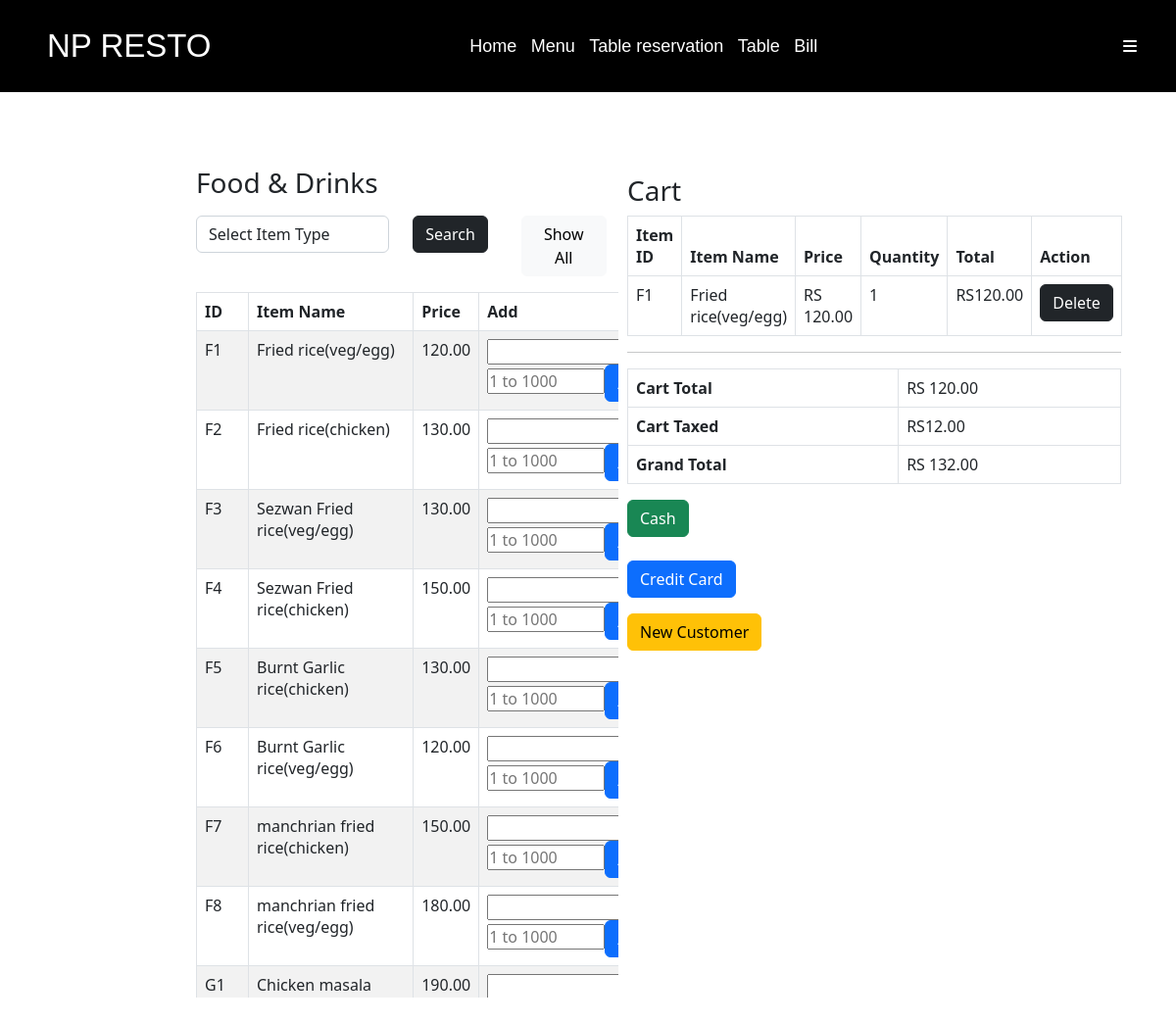
The app's page /admin/orderItem.php with its own data.
### tables this page shows
CREATE TABLE IF NOT EXISTS `menu` (
  `item_id` varchar(6) NOT NULL,
  `item_name` varchar(255) DEFAULT NULL,
  `item_type` varchar(255) DEFAULT NULL,
  `item_price` decimal(10,2) DEFAULT NULL,
  PRIMARY KEY (`item_id`)
);

CREATE TABLE IF NOT EXISTS `bill_items` (
  `bill_item_id` int NOT NULL AUTO_INCREMENT,
  `bill_id` int DEFAULT NULL,
  `item_id` varchar(6) DEFAULT NULL,
  `quantity` int DEFAULT NULL,
  PRIMARY KEY (`bill_item_id`),
  KEY `bill_id` (`bill_id`),
  KEY `item_id` (`item_id`)
);

### admin/orderItem.php (the view, shortened to what this page needs)
<?php
include 'heading.php';
$bill_id = $_GET['bill_id'];
$table_id = $_GET['table_id'];
?>
<!DOCTYPE html>
<html>
<head>
<link href="CSS/styles.css" rel="stylesheet" />
    <link href="CSS/pos.css" rel="stylesheet" />
</head>
<body>
    <div class="container-fluid">
        <div class="row">
            <div class="col-md-6 order-md-1 m-1" id="item-select-section ">
                <div class="container-fluid pt-4 pl-500 row" style=" margin-left: 10rem;width: 81% ;">
                    <div class="mt-5 mb-2">
                    <h3 class="pull-left">Food & Drinks</h3>
                    </div>
                    <div class="mb-3">
                        <form method="POST" action="#">
                            <div class="row">
                                <div class="col-md-6">
                                <select name="search" id="search" class="form-control">
                                 <option value="">Select Item Type</option>
                              </select>
                              </div>
                                <div class="col-md-3">
                                    <button type="submit" class="btn btn-dark">Search</button>
                                </div>
                                <div class="col" style="text-align: right;" >
                                    <a href="orderItem.php?bill_id=<?php echo $bill_id; ?>&table_id=<?php echo $table_id; ?>" class="btn btn-light">Show All</a>
                                </div>
                            </div>
                        </form>
                    </div>
                    <div style="max-height: 45rem;overflow-y: auto;">
                        <?php
                        require_once "../config.php";
                        if (isset($_POST['search'])) {
                            if (!empty($_POST['search'])) {
                                $search = $_POST['search'];
                                $query = "SELECT * FROM Menu WHERE item_type LIKE '%$search%' OR item_name LIKE '%$search%' OR item_id LIKE '%$search%' ORDER BY item_id;";
                                $result = mysqli_query($link, $query);
                            }else{
                                $query = "SELECT * FROM Menu ORDER BY item_id;";
                                $result = mysqli_query($link, $query);
                            }
                        } else {
                            $query = "SELECT * FROM Menu ORDER BY item_id;";
                            $result = mysqli_query($link, $query);
                        }
                        $bill_id = $_GET['bill_id'];
                        if ($result) {
                            if (mysqli_num_rows($result) > 0) {
                                echo '<table class="table table-bordered table-striped">';
                                echo "<thead>";
                                echo "<tr>";
                                echo "<th>ID</th>";
                                echo "<th>Item Name</th>";
                                echo "<th>Price</th>";
                                echo "<th>Add</th>";
                                echo "</tr>";
                                echo "</thead>";
                                echo "<tbody>";
                                while ($row = mysqli_fetch_array($result)) {
                                    echo "<tr>";
                                    echo "<td>" . $row['item_id'] . "</td>";
                                    echo "<td>" . $row['item_name'] . "</td>";
                                    echo "<td>" . number_format($row['item_price'],2) . "</td>";
                                    $has_payment_time = false;
                                    if (!$has_payment_time) {
                                        echo '<td><form method="get" action="addItem.php">'
                                            . '<input type="text" hidden name= "table_id" value="' . $table_id . '">'
                                            . '<input type="text" name= "item_id" value=' . $row['item_id'] . ' hidden>'
                                            . '<input type="number" name= "bill_id" value=' . $bill_id . ' hidden>'
                                            . '<input type="number" name="quantity" style="width:120px" placeholder="1 to 1000" required min="1" max="1000">'
                                            . '<input type="hidden" name="addToCart" value="1">'
                                            . '<button type="submit" class="btn btn-primary">Add to Cart</button>';
                                        echo "</form></td>";
                                    } else {
                                        echo '<td>Bill Paid</td>';
                                    }
                                    echo "</tr>";
                                }
                                echo "</tbody>";
                                echo "</table>";
                            } else {
                                echo '<div class="alert alert-danger"><em>No menu items were found.</em></div>';
                            }
                        } else {
                            echo "Oops! Something went wrong. Please try again later.";
                        }
                        ?>
                     </div>
                </div>
            </div>
            <div class="col-md-4 order-md-2 m-1" id="cart-section" >
                <div class="container-fluid pt-5 pl-600 pr-6 row mt-3" style="max-width: 200%; width:150%;">
                    <div class="cart-section" >
                        <h3>Cart</h3>
                        <table class="table table-bordered">
                            <thead>
                            <tr>
                                <th>Item ID</th>
                                <th>Item Name</th>
                                <th>Price</th>
                                <th>Quantity</th>
                                <th>Total</th>
                                <th>Action</th>
                            </tr>
                            </thead>
                            <div style="max-height: 40rem;overflow-y: auto;">
                                <tbody>
                                <?php
                                $cart_query = "SELECT bi.*, m.item_name, m.item_price FROM bill_items bi
                                               JOIN Menu m ON bi.item_id = m.item_id
                                               WHERE bi.bill_id = '$bill_id'";
                                $cart_result = mysqli_query($link, $cart_query);
                                $cart_total = 0;
                                $tax = 0.1;
                                if ($cart_result && mysqli_num_rows($cart_result) > 0) {
                                    while ($cart_row = mysqli_fetch_assoc($cart_result)) {
                                        $item_id = $cart_row['item_id'];
                                        $item_name = $cart_row['item_name'];
                                        $item_price = $cart_row['item_price'];
                                        $quantity = $cart_row['quantity'];
                                        $total = $item_price * $quantity;
                                        $bill_item_id = $cart_row['bill_item_id'];
                                        $cart_total += $total;
                                        echo '<tr>';
                                        echo '<td>' . $item_id . '</td>';
                                        echo '<td>' . $item_name . '</td>';
                                        echo '<td>RS ' . number_format($item_price,2) . '</td>';
                                        echo '<td>' . $quantity . '</td>';
                                        echo '<td>RS' . number_format($total,2) . '</td>';
                                        $has_payment_time = false;
                                        if (!$has_payment_time) {
                                            echo '<td><a class="btn btn-dark" href="deleteItem.php?bill_id=' . $bill_id . '&table_id=' . $table_id . '&bill_item_id=' . $bill_item_id . '&item_id=' . $item_id .'">Delete</a></td>';
                                        } else {
                                            echo '<td>Bill Paid</td>';
                                        }
                                        echo '</tr>';
                                    }
                                } else {
                                    echo '<tr><td colspan="6">No Items in Cart.</td></tr>';
                                }
                                ?>
                                </tbody>
                            </div>
                        </table>
                        <hr>
                        <div class="table-responsive">
    <table class="table table-bordered ">
        <tbody>
            <tr>
                <td><strong>Cart Total</strong></td>
                <td>RS <?php echo number_format($cart_total, 2); ?></td>
            </tr>
            <tr>
                <td><strong>Cart Taxed</strong></td>
                <td>RS<?php echo number_format($cart_total * $tax, 2); ?></td>
            </tr>
            <tr>
                <td><strong>Grand Total</strong></td>
                <td>RS <?php echo number_format(($tax * $cart_total) + $cart_total, 2); ?></td>
            </tr>
        </tbody>
    </table>
</div>
                        <?php
                        $has_payment_time = false;
                        if ($has_payment_time) {
                            echo '<div>';
                            echo '<div class="alert alert-success" role="alert">
                                    Bill has already been paid.
                                  </div>';
                            echo '<br><a href="receipt.php?bill_id=' . $bill_id . '" class="btn btn-light">Print Receipt <span class="fa fa-receipt text-black"></span></a></div>';
                        } elseif(($tax * $cart_total + $cart_total) > 0) {
                           echo '<a href="posCashPayment.php?bill_id=' . $bill_id . '" class="btn btn-success">Cash</a><br><br>';
                           echo '<a href="posCardPayment.php?bill_id=' . $bill_id .  '" class="btn btn-primary ml-2">Credit Card</a>';
                        } else {
                            echo '<br><h3>Add Item To Cart to Proceed</h3>';
                        }
                        ?>
                    </div>
                    <?php
                       echo '<form class="mt-3" action="newCustomer.php" method="get">';
                        echo '<button type="submit" name="new_customer" value="true" class="btn btn-warning">New Customer</button>';
                        echo '</form>';
                    ?>
                </div>
            </div>
        </div>
    </div>

### admin/heading.php (shortened to what this page needs)
<html>
    <head>
        <link rel="stylesheet" href="CSS/headingstyles.css">
        <link rel="stylesheet" href="https://cdnjs.cloudflare.com/ajax/libs/font-awesome/6.0.0-beta3/css/all.min.css" />
</head>
<body>
<div class="top">
     <div class="logo">NP RESTO</div>
        <div class="navi">
            <a  href="home.php"  class="homelink">Home</a>
            <a  href="menu.php"  class="homelink">Menu</a>
            <a  href="reservation-panel.php"  class="homelink">Table reservation</a>
            <a  href="table-panel.php" class="homelink">Table</a>
            <a  href="posTable.php" class="homelink">Bill</a>
        </div>
        <div style="padding-right:40px;">
                <button onClick="toggleForm('homeform')" style="background-color: transparent;color: white; border: none;" class="fa-solid fa-bars"></button>
        </div>
</div>
</body>
</html>

### admin/CSS/headingstyles.css (style rules this page uses)
* { padding:0; margin:0; }
.top { display:flex; justify-content:space-between; align-items:center; background-color:black; height:94px; width:100%; font-family:sans-serif; }
.logo { font-size: 33px; color:white; padding:48px; }
.navi { padding-left: 22%; position: relative; left:-180; }
.homelink { padding:5px; color:white; font-size:18px; text-decoration: none; }
button { background: transparent; color: white; border: none; }

### admin/CSS/pos.css (style rules this page uses)
#cart-section { max-width: 60rem; max-height: 60rem; padding: 1rem; }

### records on screen
menu: item_id "F1", item_name "Fried rice(veg/egg)", item_price "120.00"
menu: item_id "F2", item_name "Fried rice(chicken)", item_price "130.00"
menu: item_id "F3", item_name "Sezwan Fried rice(veg/egg)", item_price "130.00"
menu: item_id "F4", item_name "Sezwan Fried rice(chicken)", item_price "150.00"
menu: item_id "F5", item_name "Burnt Garlic rice(chicken)", item_price "130.00"
menu: item_id "F6", item_name "Burnt Garlic rice(veg/egg)", item_price "120.00"
menu: item_id "F7", item_name "manchrian fried rice(chicken)", item_price "150.00"
menu: item_id "F8", item_name "manchrian fried rice(veg/egg)", item_price "180.00"
menu: item_id "G1", item_name "Chicken masala", item_price "190.00"
bill_items: item "F1", item.item_name "Fried rice(veg/egg)", item.item_price "120.00", quantity "1"

### other values on screen
$cart_total "120.00"
$cart_total * $tax "12.00"
